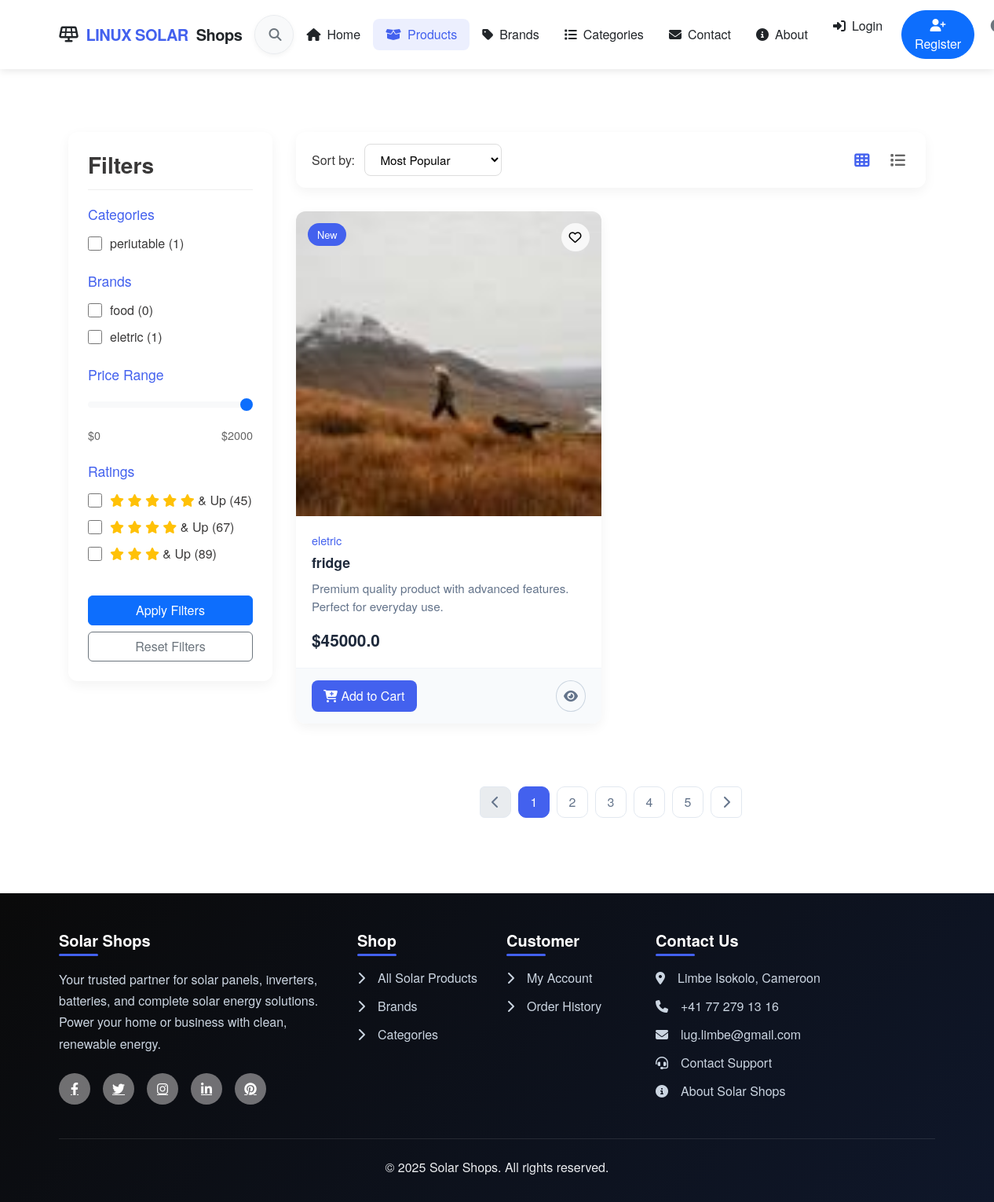
Page /products on the committed database.
### app/models.py (models this page shows, shortened)
class Category(db.Model):
    id = db.Column(db.Integer, primary_key=True)
    name = db.Column(db.String(100), nullable=False)
    image = db.Column(db.String(255))  # Verify this line exists
    products = db.relationship('Product', backref='category', lazy=True)

class Brand(db.Model):
    id = db.Column(db.Integer, primary_key=True)
    name = db.Column(db.String(100), nullable=False)
    products = db.relationship('Product', backref='brand', lazy=True)

class Product(db.Model):
    id = db.Column(db.Integer, primary_key=True)
    name = db.Column(db.String(100), nullable=False)
    description = db.Column(db.Text, nullable=False)
    price = db.Column(db.Float, nullable=False)
    brand_id = db.Column(db.Integer, db.ForeignKey('brand.id'), nullable=False)
    category_id = db.Column(db.Integer, db.ForeignKey('category.id'), nullable=False)
    images = db.relationship('ProductImage', backref='product_parent', lazy=True,
                           cascade='all, delete-orphan')  # Add cascade delete
    created_at = db.Column(db.DateTime, default=datetime.utcnow)
    updated_at = db.Column(db.DateTime, default=datetime.utcnow, onupdate=datetime.utcnow)

class ProductImage(db.Model):
    id = db.Column(db.Integer, primary_key=True)
    product_id = db.Column(db.Integer, db.ForeignKey('product.id', ondelete='CASCADE'), nullable=False)
    image = db.Column(db.String(200), nullable=False)
    created_at = db.Column(db.DateTime, default=datetime.utcnow)

### app/routes.py (the view)
@bp.route('/products')
def products():
    try:
        category_id = int(request.args.get('category_id')) if request.args.get('category_id') else None
        brand_id = int(request.args.get('brand_id')) if request.args.get('brand_id') else None
    except (ValueError, TypeError):
        category_id = None
        brand_id = None
    query = Product.query
    if category_id:
        query = query.filter_by(category_id=category_id)
    if brand_id:
        query = query.filter_by(brand_id=brand_id)
    categories = Category.query.all()
    brands = Brand.query.all()
    products = query.all()
    return render_template(
        'products_list.html',
        products=products,
        categories=categories,
        brands=brands,
        category_id=category_id,
        brand_id=brand_id
    )

### app/templates/products_list.html (shortened to what this page needs)
{% extends "base.html" %}
{% block content %}
<div class="container py-5">
    <div class="product-grid">
        <form method="GET" action="{{ url_for('main.products') }}" class="filters-section">
            <h3>Filters</h3>
            <div class="filter-group">
            <h4>Categories</h4>
            <ul class="filter-options">
                {% for category in categories %}
                <li>
                <input type="checkbox" id="cat-{{ category.id }}"
                       name="category"
                       value="{{ category.id }}"
                       {% if category.id|string in request.args.getlist('category') %}checked{% endif %}>
                <label for="cat-{{ category.id }}">
                    {{ category.name }} ({{ category.products|length }})
                </label>
                </li>
                {% endfor %}
            </ul>
            </div>
            <div class="filter-group">
            <h4>Brands</h4>
            <ul class="filter-options">
                {% for brand in brands %}
                <li>
                <input type="checkbox"
                       id="brand-{{ brand.id }}"
                       name="brand"
                       value="{{ brand.id }}"
                       {% if brand.id|string in request.args.getlist('brand') %}checked{% endif %}>
                <label for="brand-{{ brand.id }}">
                    {{ brand.name }} ({{ brand.products|length }})
                </label>
                </li>
                {% endfor %}
            </ul>
            </div>
            <div class="filter-group">
            <h4>Price Range</h4>
            <input type="range" class="form-range" min="0" max="2000" step="50"
                   name="price_max"
                   value="{{ request.args.get('price_max', 2000) }}">
            <div class="price-range">
                <span>$0</span>
                <span>${{ request.args.get('price_max', 2000) }}</span>
            </div>
            </div>
            <div class="filter-group">
            <h4>Ratings</h4>
            <ul class="filter-options">
                <li>
                <input type="checkbox" id="rating-5" name="rating" value="5"
                       {% if '5' in request.args.getlist('rating') %}checked{% endif %}>
                <label for="rating-5">
                    <i class="fas fa-star text-warning"></i>
                    <i class="fas fa-star text-warning"></i>
                    <i class="fas fa-star text-warning"></i>
                    <i class="fas fa-star text-warning"></i>
                    <i class="fas fa-star text-warning"></i>
                    & Up (45)
                </label>
                </li>
                <li>
                <input type="checkbox" id="rating-4" name="rating" value="4"
                       {% if '4' in request.args.getlist('rating') %}checked{% endif %}>
                <label for="rating-4">
                    <i class="fas fa-star text-warning"></i>
                    <i class="fas fa-star text-warning"></i>
                    <i class="fas fa-star text-warning"></i>
                    <i class="fas fa-star text-warning"></i>
                    & Up (67)
                </label>
                </li>
                <li>
                <input type="checkbox" id="rating-3" name="rating" value="3"
                       {% if '3' in request.args.getlist('rating') %}checked{% endif %}>
                <label for="rating-3">
                    <i class="fas fa-star text-warning"></i>
                    <i class="fas fa-star text-warning"></i>
                    <i class="fas fa-star text-warning"></i>
                    & Up (89)
                </label>
                </li>
            </ul>
            </div>
            <button type="submit" class="btn btn-primary w-100 mt-3">Apply Filters</button>
            <a href="{{ url_for('main.products') }}" class="btn btn-outline-secondary w-100 mt-2">Reset Filters</a>
        </form>
        <div class="products-content">
            <div class="controls-row">
                <div class="sorting">
                    <span class="me-2">Sort by:</span>
                    <select id="sort-select">
                        <option value="popular">Most Popular</option>
                    </select>
                </div>
                <div class="view-options">
                    <button class="grid-view active" title="Grid View">
                        <i class="fas fa-th"></i>
                    </button>
                    <button class="list-view" title="List View">
                        <i class="fas fa-list"></i>
                    </button>
                </div>
            </div>
            <div class="products-container grid-view">
                {% for product in products %}
                <div class="product-card">
                    <div class="image-container">
                        {% if product.images %}
                        <img src="{{ url_for('static', filename='uploads/' + product.images[0].image) }}"
                             class="product-image"
                             alt="{{ product.name }}">
                        {% else %}
                        <img src="{{ url_for('static', filename='images/default.jpg') }}"
                             class="product-image"
                             alt="{{ product.name }}">
                        {% endif %}
                        <div class="badge-container">
                            {% if loop.index <= 3 %}
                            <span class="product-badge badge-new">New</span>
                            {% endif %}
                        </div>
                        <button class="wishlist-btn" data-id="{{ product.id }}">
                            <i class="far fa-heart"></i>
                        </button>
                    </div>
                    <div class="card-body">
                        <span class="brand-name">{{ product.brand.name }}</span>
                        <h3 class="product-title">{{ product.name }}</h3>
                        <p class="product-description">
                            Premium quality product with advanced features. Perfect for everyday use.
                        </p>
                        <div class="price-container">
                            <span class="current-price">${{ product.price }}</span>
                        </div>
                    </div>
                    <div class="card-footer">
                        <form method="POST" action="{{ url_for('main.add_to_cart', product_id=product.id) }}" class="d-inline w-100">
                            <button type="submit" class="add-to-cart-btn w-full bg-blue-600 text-white px-6 py-2 rounded-lg font-medium hover:bg-blue-700 transition duration-300 ease-in-out">
                                <span class="btn-text"><i class="fas fa-cart-plus"></i> Add to Cart</span>
                            </button>
                        </form>
                        <button class="quick-view-btn" data-id="{{ product.id }}">
                            <i class="fas fa-eye"></i>
                        </button>
                    </div>
                </div>
                {% endfor %}
            </div>
            <nav class="pagination">
                <ul class="pagination">
                    <li class="page-item disabled">
                        <a class="page-link" href="#" tabindex="-1" aria-disabled="true">
                            <i class="fas fa-chevron-left"></i>
                        </a>
                    </li>
                    <li class="page-item active"><a class="page-link" href="#">1</a></li>
                    <li class="page-item"><a class="page-link" href="#">2</a></li>
                    <li class="page-item"><a class="page-link" href="#">3</a></li>
                    <li class="page-item"><a class="page-link" href="#">4</a></li>
                    <li class="page-item"><a class="page-link" href="#">5</a></li>
                    <li class="page-item">
                        <a class="page-link" href="#">
                            <i class="fas fa-chevron-right"></i>
                        </a>
                    </li>
                </ul>
            </nav>
        </div>
    </div>
</div>
{% endblock %}

### rows in the picture
Category: name "periutable", products|length "1"
Brand: name "food", products|length "0"
Brand: name "eletric", products|length "1"
Product: image (picture), brand.name "eletric", name "fridge", price "45000.0"

### other values in the picture
{{ request.args.get('price_max', 2000) }} "2000"
